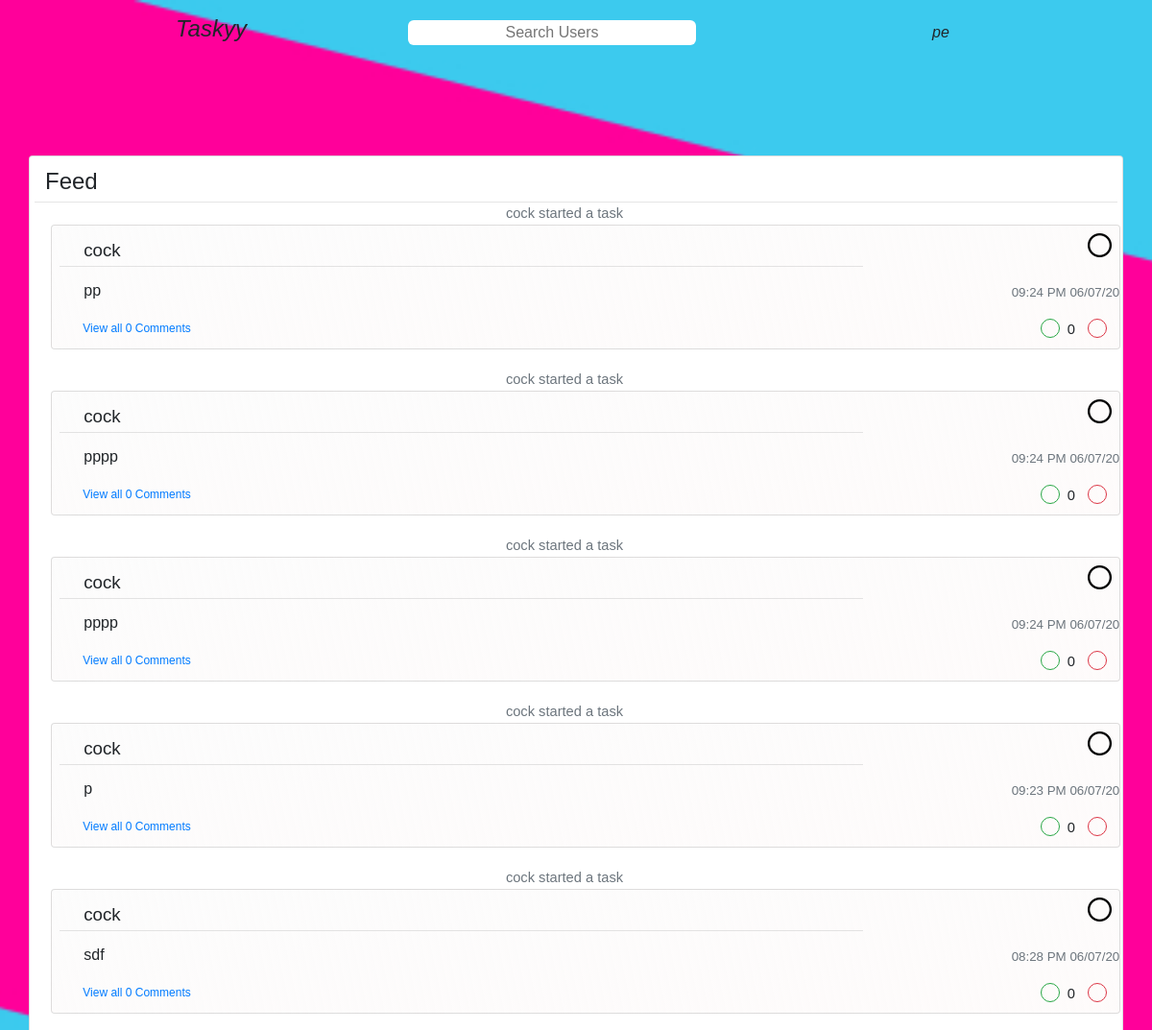
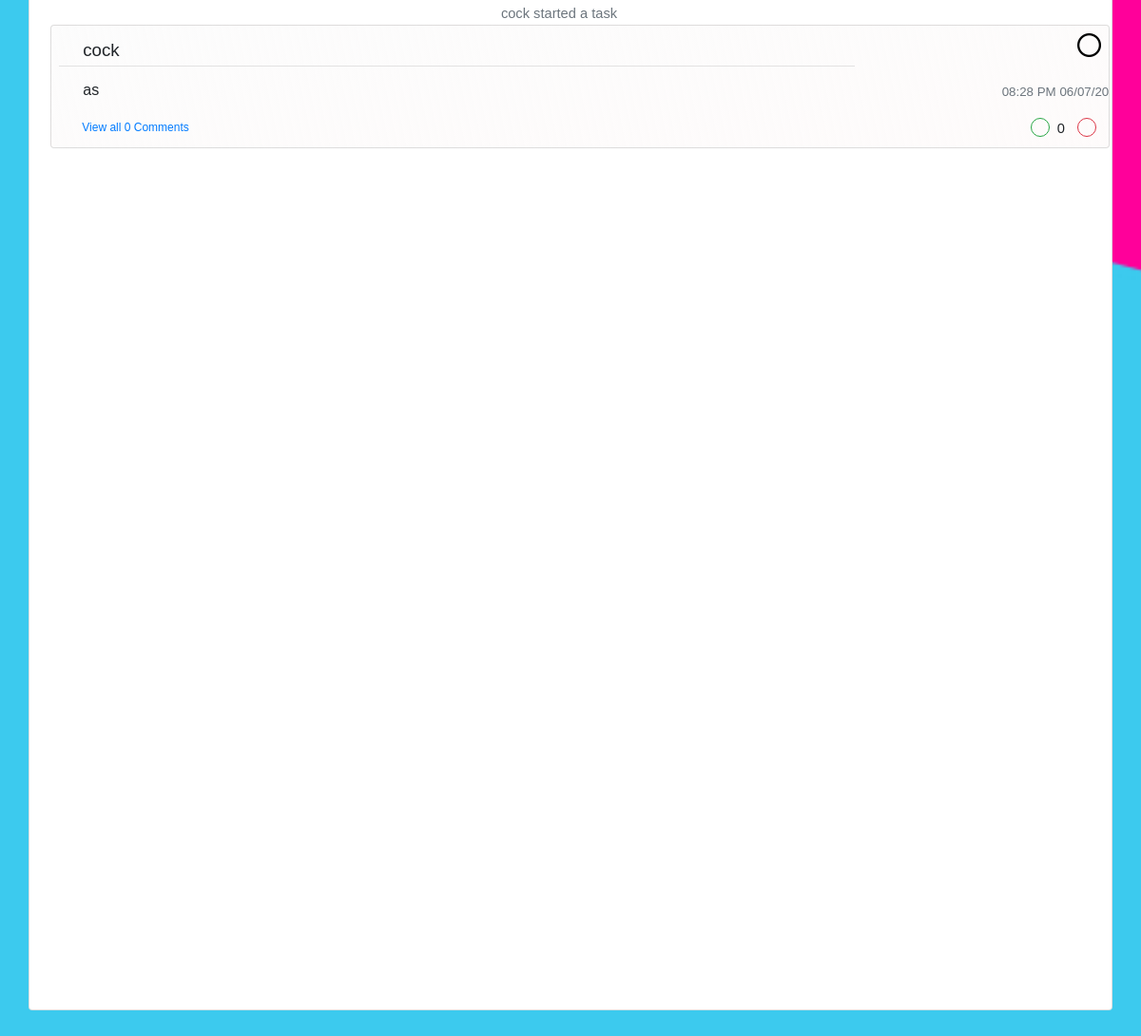
Screenshot of / (signed in) with the database file from the repository (2 pictures, top to bottom).
### mainapp/models.py (models this page shows, shortened)
class User(db.Model, UserMixin):
    id = db.Column(db.Integer, primary_key=True)
    username = db.Column(db.String(20), unique=True, nullable=False )
    email = db.Column(db.String(120), unique=True, nullable=False)
    password = db.Column(db.String(60), nullable=False)
    image_file = db.Column(db.String(20), nullable=False, default='dflt.jpg')
    posts = db.relationship('Post', backref='author', lazy=True)
    likes = db.relationship('Likes', backref='liker', lazy=True)
    comments = db.relationship('Comment', backref='commentor', lazy=True)
    friends = db.relationship('Friends', backref='root_friend', lazy=True)
    lists = db.relationship('List', backref='lists', lazy=True)

class Post(db.Model):
    id = db.Column(db.Integer, primary_key=True)
    title = db.Column(db.String(100), nullable=False)
    content = db.Column(db.String(500), nullable=False)
    user_id = db.Column(db.Integer, db.ForeignKey('user.id'), nullable=False)
    date_posted = db.Column(db.DateTime, nullable=False, default=datetime.utcnow)
    date_due = db.Column(db.DateTime, nullable=True)
    list = db.Column(db.Integer, db.ForeignKey('list.id'), nullable=False)
    comments = db.relationship('Comment', backref='comments', lazy=True)
    likes = db.Column(db.Integer, nullable=False, default=0)
    private = db.Column(db.Boolean, nullable=False)

### mainapp/routes.py (the view, shortened to what this page needs)
@app.route('/', methods=['GET', 'POST'])
def home():
    if not current_user.is_authenticated:
        return redirect(url_for('login'))
    title = 'Hello'
    localtimes = {}
    mytasklocaltimes = {}
    if current_user.is_authenticated:
        if not List.query.filter_by(user =current_user.id).all():
            l = List(name='To-do', user=current_user.id, privacy=False)
            db.session.add(l)
            db.session.commit()
        title = 'Wacky Schemes'
        tasks=Post.query.filter(Post.user_id != current_user.id).all()
        mytasks = Post.query.filter_by(user_id=current_user.id).all()
    else:
        tasks = []
        mytasks=[]
    tasklikes = {}
    if tasks:
        for task in tasks:
            likecount = len(Likes.query.filter_by(post_id=task.id).all()) - len(Dislikes.query.filter_by(post_id=task.id).all())
            tasklikes.update({task.id : likecount})
            localtimes.update({task.id : datetime_from_utc_to_local(task.date_posted)})
    if mytasks:
        for task in mytasks:
            likecount = len(Likes.query.filter_by(post_id=task.id).all()) - len(Dislikes.query.filter_by(post_id=task.id).all())
            tasklikes.update({task.id : likecount})
            mytasklocaltimes.update({task.id : datetime_from_utc_to_local(task.date_posted) })
    comment = CommentForm()
    form = CreateTask()
    likes = {}
    if tasks:
        for task in tasks:
            if Likes.query.filter(Likes.user_id==current_user.id).filter(Likes.post_id==task.id).first():
                likes.update({task.id : 1})
            elif Dislikes.query.filter(Dislikes.user_id==current_user.id).filter(Dislikes.post_id==task.id).first():
                likes.update({task.id :-1})
            else:
                likes.update({task.id : 0})
    if mytasks:
        for task in mytasks:
            if Likes.query.filter(Likes.user_id==current_user.id).filter(Likes.post_id==task.id).first():
                likes.update({task.id : 1})
            elif Dislikes.query.filter(Dislikes.user_id==current_user.id).filter(Dislikes.post_id==task.id).first():
                likes.update({task.id :-1})
            else:
                likes.update({task.id : 0})
    lists = List.query.filter_by(user=current_user.id).all()
    return render_template('home.html',lists=lists, home='home', tasklikes=tasklikes, title=title, likes=likes, account=current_user, tasks=tasks, mytasklocaltimes=mytasklocaltimes, mytasks=mytasks, form=form,comment=comment, localtimes=localtimes)

### mainapp/forms.py
class CommentForm(FlaskForm):
    content = StringField('Content', validators=[])
    submit = SubmitField('Post Comment')

class CreateTask(FlaskForm):
    title = TextAreaField('Title', validators=[DataRequired(), Length(max=100)])
    content = StringField('Content', validators=[])
    days = IntegerField('Days', validators=[])
    weeks = IntegerField('Weels', validators=[])
    submit = SubmitField('Create Task')

### mainapp/models.py (called while the page is built)
@login_manager.user_loader
def load_user(user_id):
    return User.query.get(int(user_id))

### mainapp/routes.py (called while the page is built)
def datetime_from_utc_to_local(utc_datetime):
    now_timestamp = time.time()
    offset = datetime.fromtimestamp(now_timestamp) - datetime.utcfromtimestamp(now_timestamp)
    return utc_datetime + offset

### mainapp/templates/home.html (shortened to what this page needs)
{%extends 'layout.html'%}
{%block content%}
<link rel="stylesheet" href="{{url_for('static', filename='stylesheets/home.css')}}">
<section id="maincont" style=''>
<div class="container mt-4">
<div class="row">
    <div class="col-sm-1"></div>
  <div class="col-sm-5"></div>
  <div id="maincontent" class="card" style="width:100%;">
    <ul id="f-list" style="list-style-type:none; padding:0;margin:0; height:75vh;  overflow-x:hidden; display:none;">
    <legend class="ml-3 mt-2 ">Feed</legend>
    <hr style="margin-top:-5px; margin-bottom:0px; margin-left:5px; margin-right:5px;">
    <div class="mr-4" style="margin-left:-25;">
  {% if tasks %}
  {%for task in tasks | reverse %}
  <li>
  {% include 'singlepost.html' %}
</li>
  {%endfor%}
  {% else %}
</div>
</ul>
<div class="margin-auto" style="width:600px;">
  <p style="text-align:center">You dont have any friends yet</p>
</div>
{% endif %}
</div>
</div>
</div>
</section>
{%endblock content%}

### mainapp/templates/layout.html (shortened to what this page needs)
<!doctype html>
<html lang="en">
  <head>
    <link rel="stylesheet" type="text/css" href="static/stylesheets/singlepost.css">
    <link rel="stylesheet" href="https://maxcdn.bootstrapcdn.com/bootstrap/4.0.0/css/bootstrap.min.css">
    <link rel="stylesheet" href="{{url_for('static', filename='stylesheets/home.css')}}">
  </head>
  <body>
  <nav class="fixed-top"  style="">
    <div class="container">
      <div class="row mt-3 mb-3">
    <div class="col" style="">
      <a style="text-decoration:none; color:inherit;"href="{{url_for('home')}}"><h4><i>Taskyy</i></h4></a>
    </div>
    <div class="col">
      <form id="searchbar" style='position:relative' class="" action="" method="post">
        <input id="searchfield" class="searching" type="text" name="" value="" placeholder="Search Users">
      </form>
    </div>
    {% if current_user.is_authenticated %}
    <div class="col">
      <div style="height:8px"> </div>
      {% if page=='account' %}
      <a style="text-decoration:none; color:inherit" href="{{url_for('logout')}}"><h6><i>Log Out</i></h6></a>
      {% else %}
      <a style="text-decoration:none; color:inherit" href="{{url_for('account', account_id=current_user.id)}}"><h6><i>{{current_user.username}}</i></h6></a>
      {% endif %}
    </div>
    </div>
    {% else %}
    <div class="col">
      <div style="height:8px"> </div>
      <a style="text-decoration:none; color:inherit" href="{{url_for('about')}}"><h6><i>About</i></h6></a>
    </div>
    </div>
    {% endif %}
  </nav>
      {%block content%}
      {%endblock %}
    <link rel="stylesheet" href="{{url_for('static', filename='stylesheets/singlepost.css')}}">
  </body>
</html>

### mainapp/templates/singlepost.html (shortened to what this page needs)
{% if page %}
{% if page == 'account' %}
{% endif %}
{% else %}
{% if task.content != 'Completed' %}
<p class="description text-muted">{{task.author.username}} started a task</p>
{% else %}
<p class="description text-muted">{{task.author.username}} completed a task</p>
{% endif %}
{% endif %}
<div class="card" id='tasksection{{task.id}}'style="margin-top:-15px; margin-bottom:20px; {% if not page %} margin-left:2%; {% endif %} width:100%;background: linear-gradient(to bottom right, rgb(252, 252, 252),rgba(194, 51, 37, 0.02))">
  <div class="mt-2 mr-2" style="margin-bottom:-30px;">
  {% if task.content == 'Completed' %}
    <img  style="float:right; width:25px;" id='buttonimg{{task.id}}' src="{{url_for('static', filename='assets/x.png')}}">
  {% else %}
    <img style="float:right; width:25px;" id='buttonimg{{task.id}}' src="{{url_for('static', filename='assets/check.png')}}">
  {% endif %}
</div>
    <div class=" mt-2 ml-2 " style="margin-bottom:30px;">
      <a style="text-decoration: none; color:inherit"href="{{url_for('post', post_id=task.id)}}">
      <div class="" style=" display:flex; flex-direction:row;">
      <section style="width:70%; margin-left:25px; margin-bottom: 0px; line-height:20px; margin-top:5px;">
        <p class="task-author"style="  color:inherit; text-decoration:none;">
          {{task.author.username}}
        </p>
        <hr style="margin: -10px -5% 15px -25px;">
        <p class="task-title"style="  color:inherit; text-decoration:none;">
          {{task.title}}
        </p>
      </section>
      </div>
    </a>
    <div class="" style="position:absolute;  right:20px; ">
      <div class="" style="position:relative; bottom:0px; right:-10px;">
        {% if page=='account' %}
        {% if current_user.id != account.id %}
      <ul class='upvotebuttons'style=" list-style-type:none; display: flex; flex-direction:row">
        <li>
        {%if likes[task.id] == 1 %}
        <li>
          <a href="#" class="mr-1 btn btn-outline-success btn-sm upvotebutton" value="1" id="upvote{{task.id}}" task_id="{{task.id}}" style="background-color:green; height:20px; width:20px; border-radius:50%; text-decoration:none; color:green;" ></a>
        </li>
        <li style="width:25px;">
        <p class="mr-1 ml-1" id="like{{task.id}}" style="margin-top:3px; font-size:11pt;">{{tasklikes[task.id]}}</p>
      </li>
        <li>
          <a href="#" class="downvotebutton btn btn-sm btn-outline-danger" value="0" id="downvote{{task.id}}" task_id="{{task.id}}" style="height:20px; width:20px; border-radius:50%; text-decoration: none; color: red" ></a>
        </li>
        {% elif likes[task.id] == -1 %}
        <li>
          <a href="#" class="mr-1 btn btn-outline-success btn-sm upvotebutton" value="0" id="upvote{{task.id}}" task_id="{{task.id}}" style="height:20px; width:20px; border-radius:50%; text-decoration:none; color:green;" ></a>
        </li>
        <li style="width:25px;">
        <p class="mr-1 ml-1" id="like{{task.id}}" style="margin-top:3px; font-size:11pt;">{{tasklikes[task.id]}}</p>
      </li>
        <li>
          <a href="#" class="downvotebutton btn btn-sm btn-outline-danger" value="-1" id="downvote{{task.id}}" task_id="{{task.id}}" style="background-color: red; height:20px; width:20px; border-radius:50%; text-decoration: none; color: red" ></a>
        </li>
        {% else %}
        <li>
          <a href="#" class="mr-1 btn btn-outline-success btn-sm upvotebutton" value="0" id="upvote{{task.id}}" task_id="{{task.id}}" style="height:20px; width:20px; border-radius:50%; text-decoration:none; color:green;" ></a>
        </li>
        <li style="width:25px;">
        <p class="mr-1 ml-1" id="like{{task.id}}" style="margin-top:3px; font-size:11pt;">{{tasklikes[task.id]}}</p>
      </li>
        <li>
          <a href="#" class="downvotebutton btn btn-sm btn-outline-danger" value="0" id="downvote{{task.id}}" task_id="{{task.id}}" style="height:20px; width:20px; border-radius:50%; text-decoration: none; color: red" ></a>
        </li>
        {% endif %}
      </ul>
      {% endif %}
      {% else %}
      <ul class='upvotebuttons'style=" list-style-type:none; display: flex; flex-direction:row">
        <li>
        {%if likes[task.id] == 1 %}
        <li>
          <a href="#" class="mr-1 btn btn-outline-success btn-sm upvotebutton" value="1" id="upvote{{task.id}}" task_id="{{task.id}}" style="background-color:green; height:20px; width:20px; border-radius:50%; text-decoration:none; color:green;" ></a>
        </li>
        <li style="width:25px;">
        <p class="mr-1 ml-1" id="like{{task.id}}" style="margin-top:3px; font-size:11pt;">{{tasklikes[task.id]}}</p>
      </li>
        <li>
          <a href="#" class="downvotebutton btn btn-sm btn-outline-danger" value="0" id="downvote{{task.id}}" task_id="{{task.id}}" style="height:20px; width:20px; border-radius:50%; text-decoration: none; color: red" ></a>
        </li>
        {% else %}
        <li>
          <a href="#" class="mr-1 btn btn-outline-success btn-sm upvotebutton" value="0" id="upvote{{task.id}}" task_id="{{task.id}}" style="height:20px; width:20px; border-radius:50%; text-decoration:none; color:green;" ></a>
        </li>
        <li style="width:25px;">
        <p class="mr-1 ml-1" id="like{{task.id}}" style="margin-top:3px; font-size:11pt;">{{tasklikes[task.id]}}</p>
      </li>
        <li>
          <a href="#" class="downvotebutton btn btn-sm btn-outline-danger" value="0" id="downvote{{task.id}}" task_id="{{task.id}}" style="height:20px; width:20px; border-radius:50%; text-decoration: none; color: red" ></a>
        </li>
        {% endif %}
      </ul>
      {% endif %}
    </div>
        <div style="position:relative; bottom:75px; left:20px">
          {% if page=='account' %}
          {% if current_user.id == account.id %}
          <p class="text-muted" style=" font-size:10pt; margin-top:80px; margin-right:10px;">{{localtimes[task.id].strftime('%I:%M %p %x')}}</p>
          {% else %}
          <p class="text-muted" style=" font-size:10pt; margin-bottom:5px;">{{localtimes[task.id].strftime('%I:%M %p %x')}}</p>
          {% endif %}
          {% else %}
          <p class="text-muted" style=" font-size:10pt; margin-bottom:5px;">{{localtimes[task.id].strftime('%I:%M %p %x')}}</p>
          {% endif %}
        </div>
      </div>
      <div  style="margin-bottom:-20px;"class="ml-4 comment-hidden" id="task_id{{task.id}}">
          <a style="font-size:9pt; text-decoration:none;" class="make-comment" href="{{url_for('post', post_id=task.id)}}">View all {{(task.comments) | length}} Comments</a>
      </div>
</div>
</div>

### mainapp/static/stylesheets/singlepost.css (style rules this page uses)
.comment-hidden { margin-bottom: ; }
.comment-hidden .make-comment { visibility: visible; }

### mainapp/static/stylesheets/home.css (style rules this page uses)
div { font-family: "Gill Sans MT", sans-serif; }
#searchbar { margin-top: 5px; width:200px; }
#searchfield { width:300px; text-align: center; }
#maincontent { margin-left: 500px; margin-top: 100px; margin-bottom: 5%; }
.upvotebuttons { top: 140px; }
#maincontent { margin-top:75px; }
@media (max-width: 1300px ) { #maincontent { width: auto; margin: auto; margin-top: 12%; margin-bottom: 12%; } }
.searching { border:none; border-radius: 6px; }
html, body { max-width: 100%; overflow-x: hidden; }
nav div div div { text-align: center; }
.task-title { font-size: 12pt; }
.task-author { font-size: 14pt; }
legend { font-family : 'Gill Sans MT' , sans-serif; font-weight: thin; }

### mainapp/templates/home.html (style rules this page uses)
.description { font-size: 11pt; text-align:center; }

### rows the page displays
User: username "pe"
Post: author.username "cock", title "pp", tasklikes "0", id "09:24 PM 06/07/20", comments "0"
Post: author.username "cock", title "pppp", tasklikes "0", id "09:24 PM 06/07/20", comments "0"
Post: author.username "cock", title "pppp", tasklikes "0", id "09:24 PM 06/07/20", comments "0"
Post: author.username "cock", title "p", tasklikes "0", id "09:23 PM 06/07/20", comments "0"
Post: author.username "cock", title "sdf", tasklikes "0", id "08:28 PM 06/07/20", comments "0"
Post: author.username "cock", title "as", tasklikes "0", id "08:28 PM 06/07/20", comments "0"
